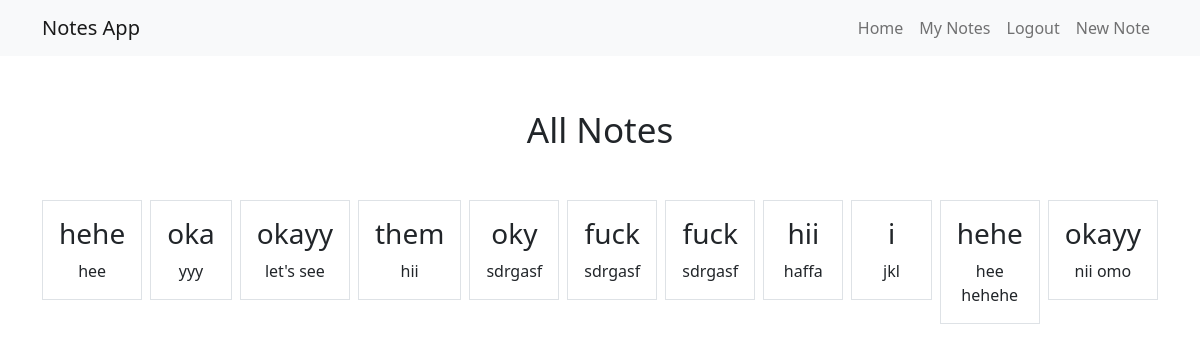
Page /smart/notes (signed in) on the committed database.
### notes/models.py (models this page shows)
class Notes(models.Model):
    title = models.CharField(max_length=200)
    text = models.TextField()
    created_at = models.DateTimeField(auto_now_add=True)
    user = models.ForeignKey(User, on_delete=models.CASCADE, related_name="notes" )

### notes/views.py (the view)
# urls.py: path('notes', views.NotesListView.as_view(), name='notes.list'),
class NotesListView(LoginRequiredMixin, ListView):
    model =  Notes
    context_object_name = 'notes'
    template_name = 'notes/notes_list.html'
    login_url = '/admin'
    def get_queryset(self):
        return Notes.objects.filter(user=self.request.user)

### notes/templates/notes/notes_list.html
{% extends "base.html" %}
{% block content %}
    <h1 class="my-5"><small>All Notes</small></h1>
    <div class="row row-cols3 g-2">
        {% for note in notes %}
        <div class="col">
            <div class="p-3 border">
                <a href="{% url 'notes.detail' pk=note.id %}" class="text-dark text-decoration-none">
                    <h3>{{ note.title }}</h3>
                </a>
                {{ note.text | truncatechars:10 }}
            </div>
        </div>
        {% endfor %}
    </div>
{% endblock %}

### static/templates/base.html (shortened to what this page needs)
{% load static %}
<!DOCTYPE html>
<html lang="en">
<head>
    <link rel="stylesheet" href="{% static 'css/style.css' %}">
    <link href="https://cdn.jsdelivr.net/npm/bootstrap@5.0.2/dist/css/bootstrap.min.css" rel="stylesheet">
</head>
<body>
    <nav class="navbar navbar-expand-lg navbar-light bg-light">
        <div class="container">
            <a class="navbar-brand" href="{% url 'home' %}">Notes App</a>
            <div class="navbar-nav">
                {% if user.is_authenticated %}
                    <a class="nav-link" href="{% url 'home' %}">Home</a>
                    <a class="nav-link" href="{% url 'notes.list' %}">My Notes</a>
                    <a class="nav-link" href="{% url 'logout' %}">Logout</a>
                    <a class="nav-link" href="{% url 'notes.new' %}">New Note</a>
                {% else %}
                    <a class="nav-link" href="{% url 'login' %}">Login</a>
                    <a class="nav-link" href="{% url 'signup' %}">Signup</a>
                {% endif %}
            </div>
        </div>
    </nav>
    <div class="my-5 text-center container">
        {% block content %}
    {% endblock %}
    </div>
</body>
</html>

### rows in the picture
Notes: title "hehe", text "hee"
Notes: title "oka", text "yyy"
Notes: title "okayy", text "let's see"
Notes: title "them", text "hii"
Notes: title "oky", text "sdrgasf"
Notes: title "fuck", text "sdrgasf"
Notes: title "fuck", text "sdrgasf"
Notes: title "hii", text "haffa"
Notes: title "i", text "jkl"
Notes: title "hehe", text "hee hehehe"
Notes: title "okayy", text "nii omo"
